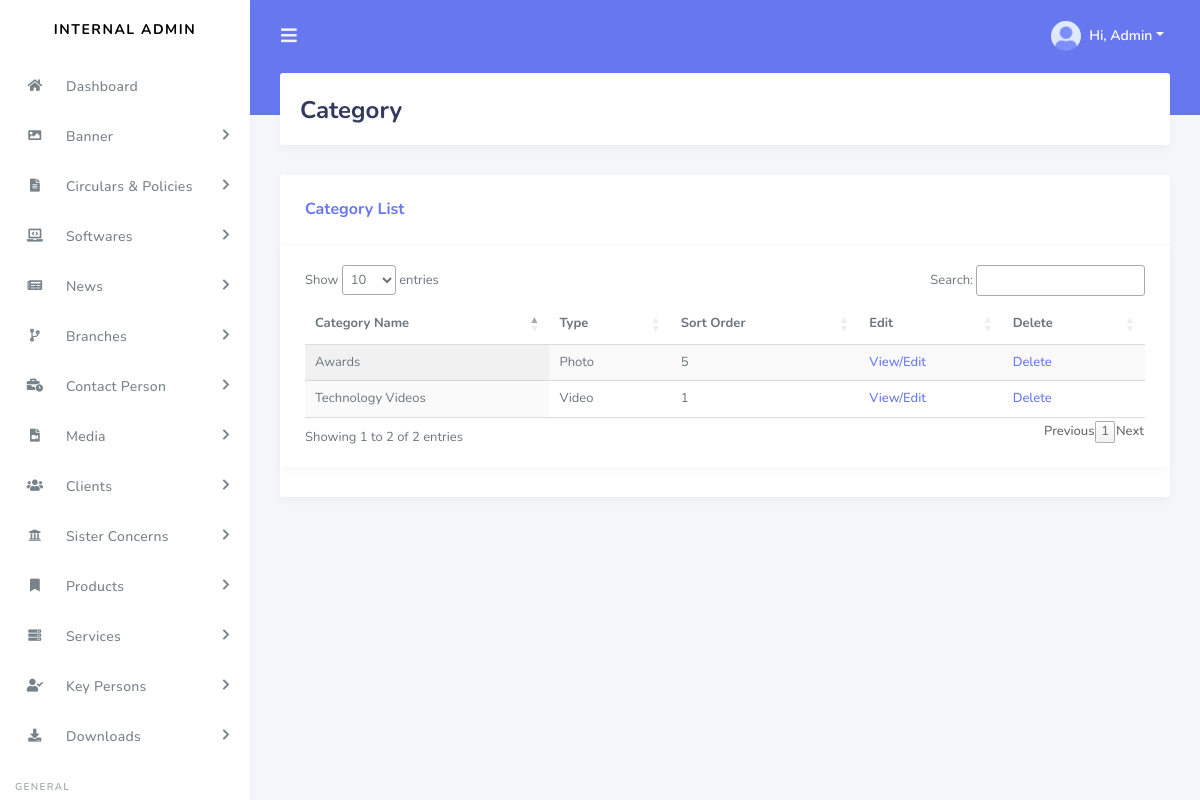
/admin/manage-category.php (signed in), run on the app's committed database.
### tables this page shows
CREATE TABLE IF NOT EXISTS `i_category` (
  `ICategoryID` bigint(20) NOT NULL AUTO_INCREMENT,
  `ICName` varchar(255) NOT NULL,
  `ICImage` varchar(255) DEFAULT NULL,
  `ICType` enum('Both','Photo','Video') NOT NULL,
  `ICSortOrder` bigint(20) DEFAULT NULL,
  `Timestamp` timestamp NOT NULL DEFAULT CURRENT_TIMESTAMP,
  PRIMARY KEY (`ICategoryID`)
);

### admin/manage-category.php (the view, shortened to what this page needs)
<?php
require 'db/config.php';
$Query ="SELECT * FROM i_category ORDER BY ICategoryID DESC";
$Result = $conn->query($Query);
?>
<!DOCTYPE html>
<html lang="en">
<head><meta http-equiv="Content-Type" content="text/html; charset=utf-8">
  <link rel="stylesheet" href="https://stackpath.bootstrapcdn.com/bootstrap/4.3.1/css/bootstrap.min.css">
  <link rel="stylesheet" href="https://use.fontawesome.com/releases/v5.7.2/css/all.css">
  <link rel="stylesheet" href="assets/css/style.css">
  <link rel="stylesheet" href="assets/css/components.css">
<link rel="stylesheet" type="text/css" href="https://cdn.datatables.net/1.10.20/css/jquery.dataTables.min.css"/>
</head>
<body>
<?php include 'partials/sidebar.php'?>
      <div class="main-content">
        <section class="section">
          <div class="section-header">
            <h1>Category</h1>
          </div>
              <div class="row">
              <div class="col-12">
                <div class="card">
                  <div class="card-header">
                    <h4>Category List</h4>
                  </div>
    <div class="row">
    <div class="col-12">
    <div class="card">
    <div class="card-body">
    <div class="table-responsive">
    <table id="example" class="display" style="width:100%">
        <thead>
            <tr>
                <th>Category Name</th>
                <th>Type</th>
                <th>Sort Order</th>
                <th>Edit</th>
                <th>Delete</th>
            </tr>
        </thead>
        <tbody>
           <?php while($Row = $Result->fetch_assoc())
           {
           ?>
            <tr>
                <td><?php echo $Row['ICName']; ?></td>
                <td><?php echo $Row['ICType']; ?></td>
                <td><?php echo $Row['ICSortOrder']; ?></td>
                <td><a href="edit-category.php?c-id=<?php echo $Row['ICategoryID']; ?>"> View/Edit</a></td>
                <td><a href="delete-category.php?c-id=<?php echo $Row['ICategoryID']; ?>"" onclick="return confirm('Are you sure?')">Delete</a></td>
            </tr>
           <?php }; ?>
        </tbody>
    </table>
    </div>
    </div>
    </div>
    </div>
    </div>
    </div>
        </section>
      </div>
</body>
</html>

### data on the page
i_category: ICName "Technology Videos", ICType "Video", ICSortOrder "1"
i_category: ICName "Awards", ICType "Photo", ICSortOrder "5"
